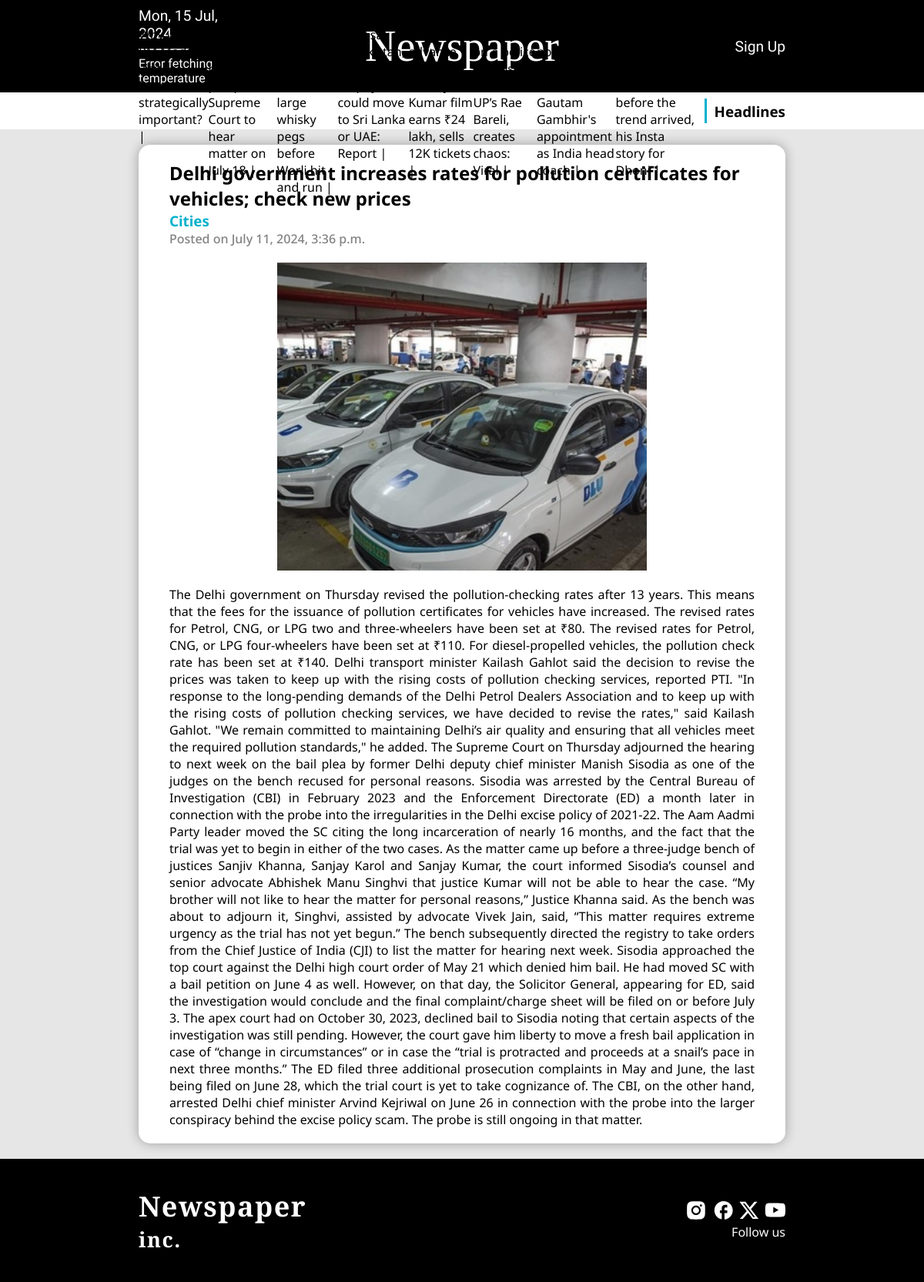
Page /top_news/delhi-government-increases-rates-for-pollution-cer/ on the committed database.
### headlines/models.py (models this page shows)
class Headlines(models.Model):
    headline=models.CharField(max_length=100)

### top_news/models.py (models this page shows, shortened)
class topNews(models.Model):
    topNews_heading=models.CharField(max_length=300)
    topNews_category=models.CharField(max_length=50)
    topNews_date=models.DateTimeField(default=timezone.now)
    topNews_image=models.ImageField(upload_to='images/')
    topNews_des=models.TextField()
    slug = AutoSlugField(populate_from='topNews_heading',unique=True,null=True,default=None)

### newspaper/views.py (the view)
# urls.py: path('top_news/<slug>/', views.top_news),
def top_news(request,slug):
    headlineData = Headlines.objects.all()
    topNewsData = topNews.objects.get(slug=slug)
    return render(request,'base.html',{
        'headlineData':headlineData,
        'topNewsData':topNewsData
    })

### templates/base.html
{% extends "headerNfooter.html" %}
{% block content %}
    <div class="main-container">
        <div class="news-container">
            <h2>{{topNewsData.topNews_heading}}</h2>
            <h3>{{topNewsData.topNews_category}}</h3>
            <h4>Posted on {{topNewsData.topNews_date}}</h4>
            <div class="news-image">
                <img src="/media/{{topNewsData.topNews_image}}" alt="{{topNewsData.topNews_heading}}">
            </div>
            <p>{{topNewsData.topNews_des|safe}}</p>
        </div>
    </div>
{% endblock %}

### templates/headerNfooter.html (shortened to what this page needs)
{% load static %}
<!DOCTYPE html>
<html lang="en">
<head>
    <link rel="stylesheet" href="{% static '/css/home.css' %}">
    <link rel="stylesheet" href="{% static '/css/base.css' %}">
</head>
<body>
    <header>
        <div class="nav">
            <div class="nav-container">
                <div class="nav-details">
                    <p class="nav-date" style="font-size: 120%;">Day & Date</p>
                    <hr style="width: 50%;">
                    <p class="nav-weather">Temperature</p>
                </div>
                <h1 class="nav-heading">Newspaper</h1>
                <div class="nav-details">
                    <a href="https://www.youtube.com/shorts/SXHMnicI6Pg" class="nav-date" style="font-size: 120%;text-align: right;" target="_blank">Sign Up</a>
                </div>
            </div>
        </div>
        <div class="marquee-headlines">
            <div class="marquee-content">
                <marquee direction="left">
                    <div class="headlines-details">
                        {% for n in headlineData %}
                        <span>{{n.headline}} | </span>
                        {% endfor %}
                    </div>
                </marquee>
                <div class="line"></div>
                <h3 class="headlines">Headlines</h3>
            </div>
        </div>
    </header>
    {% block content %}
    {% endblock %}
    {% load static %}
    <footer>
        <div class="footer-container">
            <div class="footer-logo">
                <h1 style="letter-spacing: 1.5px;">Newspaper</h1>
                <h2 style="letter-spacing: 1.5px;">inc.</h2>
            </div>
            <div class="follow">
                <img class="icons" src="{% static '/images/social_icons.svg' %}" alt="instagram_icon" style="height: 1.5rem;">
                <p style="text-align: right;">Follow us</p>
            </div>
        </div>
    </footer>
    </body>
    </html>

### static/css/home.css (style rules this page uses)
* { margin: 0; }
body { background-color: #E6E6E6; margin: 0px; }
.nav { background-color: black; height: 15vh; display: flex; justify-content: center; }
.nav-container { background-color: black; color: white; display: flex; justify-content: space-between; align-items: center; width: 70%; }
.nav-heading { margin: 0px auto; font-family: "DM Serif Text", serif; font-weight: 400; font-style: normal; font-size: 3.5rem; }
.nav-details { display: grid; margin: 0px; width: 15%; font-family: "Forum", serif; font-weight: 400; font-style: normal; }
.nav-date { color: white; background-color: transparent; text-decoration: none; }
.nav-details > p { margin: 0.5rem 0px; }
.marquee-headlines { background-color: white; height: 6vh; display: flex; justify-content: center; align-items: center; }
.marquee-content { display: flex; flex-direction: row; height: 6vh; width: 70%; align-items: center; font-family: "Noto Sans", sans-serif; font-optical-sizing: auto; font-style: normal; }
.line { border-right: 3px solid #00B1CD; height: 4vh; margin-right: 10px; margin-left: 10px; }
.headlines-details { display: flex; flex-direction: row; }
footer { height: 20vh; background-color: black; display: flex; justify-content: center; align-items: center; }
.footer-container { display: flex; color: white; height: inherit; width: 70%; justify-content: space-between; align-items: center; flex-direction: row; font-family: "Noto Sans", sans-serif; }
.footer-logo { font-family: "DM Serif Text", serif; font-weight: 400; font-size: large; }
.icons { -webkit-user-drag: none; }

### static/css/base.css (style rules this page uses)
* { margin: 0; }
.main-container { width: 70%; margin: 20px auto; }
.news-container { background-color: white; border-radius: 15px; padding: 20px 40px; box-shadow: 0px 0px 15px 0px #00000050; display: flex; flex-direction: column; font-family: "Noto Sans", sans-serif; font-style: normal; }
.news-container p { text-align: justify; }
.news-container h3 { color: #00B1CD; }
.news-container h4 { color: #828282; font-weight: 500; margin-bottom: 20px; }
.news-image { height: 50vh; width: 40vw; margin: auto; overflow: hidden; display: flex; margin-bottom: 20px; }
.news-image img { height: 100%; width: 100%; object-fit: cover; object-position: center; -webkit-user-drag: none; }

### rows in the picture
Headlines: headline "Why was PM Modi's visit to Russia strategically important?"
Headlines: headline "India say no to Pakistan, Champions Trophy could move to Sri Lanka or UAE: Report"
Headlines: headline "Sarfira advance booking: Akshay Kumar film earns ₹24 lakh, sells 12K tickets"
Headlines: headline "Bull climbs on a police outpost’s roof in UP’s Rae Bareli, creates chaos: Viral"
Headlines: headline "Virat Kohli not consulted by BCCI before Gautam Gambhir's appointment as India head coach"
topNews: topNews_heading "Delhi government increases rates for pollution certificates for vehicles; check new prices", topNews_category "Cities", topNews_date "July 11, 2024, 3:36 p.m.", topNews_image (picture), topNews_des "The Delhi government on Thursday revised the pollution-checking rates after 13 years. This means that the fees for the issuance of pollution certificates for vehicles have increased. The revised rates for Petrol, CNG, or LPG two and three-wheelers have been set at ₹80. The revised rates for Petrol, CNG, or LPG four-wheelers have been set at ₹110. For diesel-propelled vehicles, the pollution check rate has been set at ₹140. Delhi transport minister Kailash Gahlot said the decision to revise the prices was taken to keep up with the rising costs of pollution checking services, reported PTI. \"In response to the long-pending demands of the Delhi Petrol Dealers Association and to keep up with the…"
